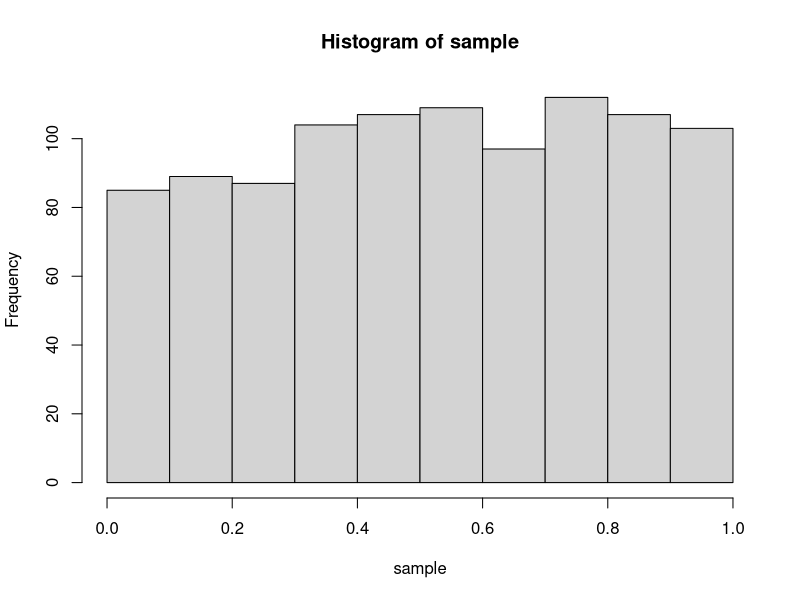
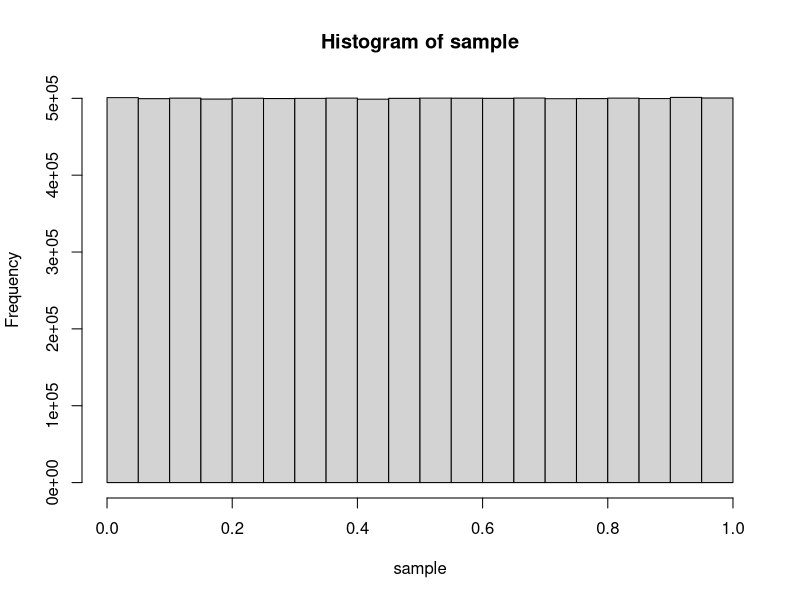
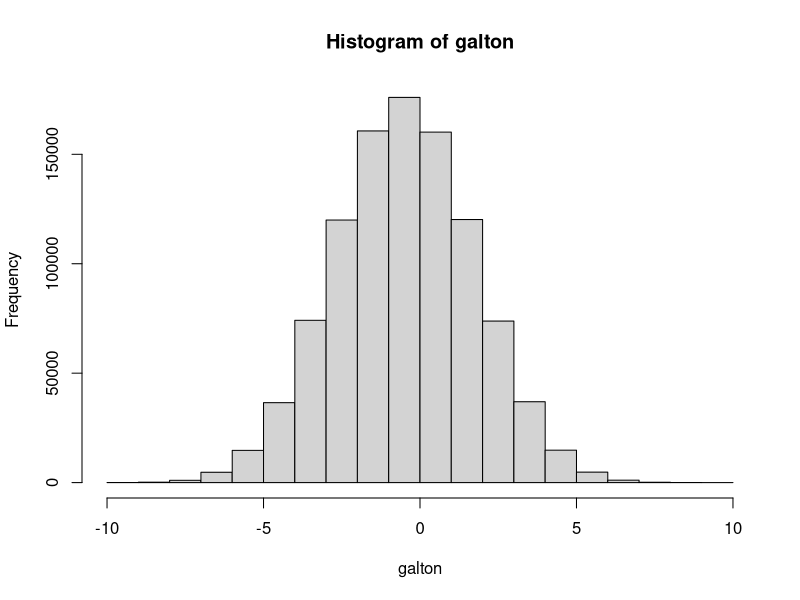
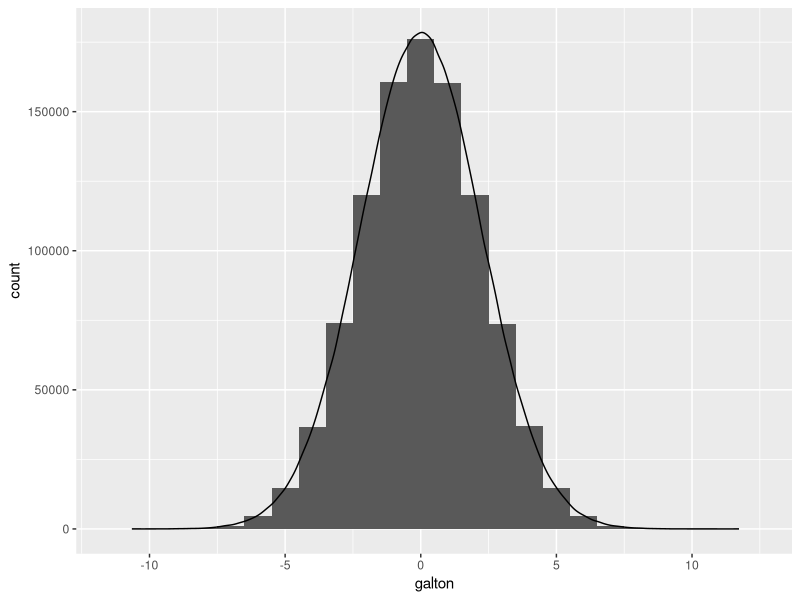

Source code (R) for these figures, in order: (Note: this script raises an error after producing the figures.)
## ---- chunk 1
knitr::opts_chunk$set(echo = TRUE)

library(tidyverse)

## ---- chunk 2

sample = runif(1000)
hist(sample)

## ---- chunk 3
start = proc.time()
sample = runif(10000000)
time = proc.time() - start
time
hist(sample)
## ---- chunk 4

round = sample(c(-0.5, 0.5),
               size = 100,
               replace = T,
               prob = c(0.5, 0.5))
round

## ---- chunk 5

sample = 1000000
rounds = 20
galton = rounds %>%
         rerun(sample(c(-0.5, 0.5),
                      size = sample,
                      replace = T,
                      prob = c(0.5, 0.5))) %>%
         reduce(rbind) %>%
         colSums()
hist(galton)

## ---- chunk 6

normal_test = rnorm(sample, sd = sqrt(5))

ggplot() + geom_histogram(aes(galton),
                          binwidth = 1) +
           geom_density(aes(normal_test,
                            after_stat(count)))

## ---- chunk 7

acs_vars_2018_5yr = listCensusMetadata(name = "2018/acs/acs5",
                                       type = "variables")
## ---- chunk 8
income_19_summary = getCensus(name = "acs/acs1",
                              vintage = 2019,
                              region = "county:001,013,041,055,075,081,085,095,097",
                              regionin = "state:06",
                              vars = c("group(B19001)")) %>%
                    select(!c(GEO_ID, state, NAME) &
                           !ends_with(c("EA", "MA", "M"))) %>%
                    pivot_longer(ends_with("E"),
                                 names_to = "variable",
                                 values_to = "estimate") %>%
                    group_by(variable) %>%
                    summarize(estimate = sum(estimate)) %>%
                    left_join(acs_vars_2018_5yr %>% select(name, label),
                              by = c("variable" = "name")) %>%
                    select(-variable)

income_tiers = data.frame(lower_end = c(NA,
                                        0,
                                        10000,
                                        15000,
                                        20000,
                                        25000,
                                        30000,
                                        35000,
                                        40000,
                                        45000,
                                        50000,
                                        60000,
                                        75000,
                                        100000,
                                        125000,
                                        150000,
                                        200000),
                          width = c(NA,
                                    10000,
                                    rep(5000, 8),
                                    10000,
                                    15000,
                                    rep(25000, 3),
                                    50000,
                                    NA))
income_tiers

## ---- chunk 9

total = income_19_summary$estimate[1]
row = 2
cumulative = income_19_summary$estimate[row]
proportion = cumulative / total
while (proportion < 0.5) {
  cumulative_lag = cumulative
  row = row + 1
  cumulative = cumulative + income_19_summary$estimate[row]
  proportion = cumulative / total
}
median = income_tiers$lower_end[row] +
         (total / 2 - cumulative_lag) / income_19_summary$estimate[row] *
         income_tiers$width[row]
prettyNum(round(median), ",")

## ---- chunk 10

income_19_summary_moe = getCensus(name = "acs/acs1",
                                  vintage = 2019,
                                  region = "county:001,013,041,055,075,081,085,095,097",
                                  regionin = "state:06",
                                  vars = c("group(B19001)")) %>%
                        select(!c(GEO_ID, state, NAME) &
                               !ends_with(c("EA", "MA", "E"))) %>%
                        pivot_longer(ends_with(c("M")),
                                     names_to = "variable",
                                     values_to = "estimate") %>%
                        group_by(variable) %>%
                        summarize(estimate = sqrt(sum(estimate^2)))
income_19_summary_moe
## ---- chunk 11

income_19_summary_montecarlo = map2(income_19_summary$estimate,
                                    income_19_summary_moe$estimate/1.645,
                                    function(x,y) rnorm(10000, x, y))
income_19_summary_montecarlo = income_19_summary_montecarlo %>% transpose()

montecarlo_result = income_19_summary_montecarlo %>%
                    map(function(income) {
                      income = income %>% unlist()
                      total = income[1]
                      row = 2
                      cumulative = income[row]
                      proportion = cumulative / total
                      
                      while (proportion < 0.5) {
                        cumulative_lag = cumulative
                        row = row + 1
                        cumulative = cumulative + income[row]
                        proportion = cumulative / total
                      }
                      
                      median = income_tiers$lower_end[row] +
                               (total/2 - cumulative_lag) /
                               income[row] *
                               income_tiers$width[row]
                      
                    }) %>%
                    unlist()

hist(montecarlo_result)
## ---- chunk 12

mean(montecarlo_result)
sd(montecarlo_result)*1.645

## ---- chunk 13

upper = mean(montecarlo_result) + 1.645*sd(montecarlo_result)
lower = mean(montecarlo_result) - 1.645*sd(montecarlo_result)

ggplot() + geom_histogram(aes(montecarlo_result)) +
           geom_vline(aes(xintercept = mean(montecarlo_result)),
                      colour = "red") +
           geom_vline(aes(xintercept = lower),
                      colour = "red") +
           geom_vline(aes(xintercept = upper),
                      colour = "red") +
           labs(x = "Median Household Income ($)",
                y = "# of Simulations",
                title = "Monte Carlo simulation, Bay Area households")

## ---- chunk 14

bay_income_race_tract = getCensus(name = "acs/acs5",
                                  vintage = 2018,
                                  region = "tract:*",
                                  regionin = "state:06+county:001,013,041,055,075,081,085,095,097",
                                  vars = c("B19001A_001E",
                                           "B19001_001E",
                                           "B19001_014E",
                                           "B19001_015E",
                                           "B19001_016E",
                                           "B19001_017E")) %>%
                        transmute(tract = paste0(state, county, tract),
                                  perc_white = B19001A_001E / B19001_001E,
                                  perc_over100k = (B19001_014E +
                                                   B19001_015E +
                                                   B19001_016E +
                                                   B19001_017E) /
                                                   B19001_001E) %>%
                        filter(!is.na(perc_white),
                               !is.na(perc_over100k))

ggplot() + geom_point(data = bay_income_race_tract,
                      aes(x = perc_white,
                          y = perc_over100k))

ggplot(data = bay_income_race_tract,
       aes(x = perc_white,
           y = perc_over100k)) +
  geom_point() +
  geom_smooth(method = "lm")
## ---- chunk 15

slope = 0
yintercept = mean(bay_income_race_tract$perc_over100k)

best_fit_candidate = slope * bay_income_race_tract$perc_white + yintercept

residuals = bay_income_race_tract$perc_over100k - best_fit_candidate

sumsq_residuals = sum(residuals^2)

sumsq_residuals

ggplot(data = bay_income_race_tract,
       aes(x = perc_white,
           y = perc_over100k)) +
  geom_point() +
  geom_smooth(method = "lm") +
  geom_line(aes(x = bay_income_race_tract$perc_white,
                y = best_fit_candidate),
            color = "red",
            size = 1)

## ---- chunk 16

get_sumsq_residuals = function(x) {
  slope = x[1]
  yintercept = x[2]
  best_fit_candidate = slope * bay_income_race_tract$perc_white + yintercept
  residuals = bay_income_race_tract$perc_over100k - best_fit_candidate
  sumsq_residuals = sum(residuals^2)
}

optimization = optim(c(0,0), get_sumsq_residuals)
optimization

ggplot(data = bay_income_race_tract,
       aes(x = perc_white,
           y = perc_over100k)) +
  geom_point() +
  geom_line(aes(x = perc_white,
                y = perc_white * optimization$par[1] + optimization$par[2]),
            color = "blue",
            size = 1)

## ---- chunk 17

slope = optimization$par[1]
yintercept = optimization$par[2]
best_fit_candidate = slope * bay_income_race_tract$perc_white + yintercept
residuals = bay_income_race_tract$perc_over100k - best_fit_candidate
mean(residuals)

plot(density(residuals))
## ---- chunk 18

model = lm(perc_over100k ~ perc_white, bay_income_race_tract)
summary(model)

predict(model, data.frame(perc_white = 0.5))

